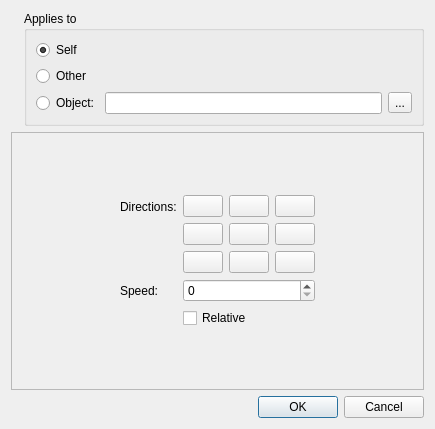
<?xml version="1.0" encoding="UTF-8"?>
<ui version="4.0">
 <class>MoveFixedDialog</class>
 <widget class="QDialog" name="MoveFixedDialog">
  <property name="geometry">
   <rect>
    <x>0</x>
    <y>0</y>
    <width>435</width>
    <height>429</height>
   </rect>
  </property>
  <property name="windowTitle">
   <string>Move Fixed</string>
  </property>
  <layout class="QVBoxLayout" name="verticalLayout_2" stretch="0,1,0">
   <item>
    <layout class="QHBoxLayout" name="horizontalLayout" stretch="0,1">
     <item>
      <widget class="QLabel" name="label">
       <property name="text">
        <string/>
       </property>
       <property name="pixmap">
        <pixmap resource="../../resources_editor.qrc">:/qtgameengine/icons/action-move-fixed.png</pixmap>
       </property>
      </widget>
     </item>
     <item>
      <widget class="QGroupBox" name="groupBox">
       <property name="title">
        <string>Applies to</string>
       </property>
       <layout class="QVBoxLayout" name="verticalLayout">
        <item>
         <widget class="QRadioButton" name="radioButtonSelf">
          <property name="text">
           <string>Self</string>
          </property>
          <property name="checked">
           <bool>true</bool>
          </property>
         </widget>
        </item>
        <item>
         <widget class="QRadioButton" name="radioButtonOther">
          <property name="text">
           <string>Other</string>
          </property>
         </widget>
        </item>
        <item>
         <layout class="QHBoxLayout" name="horizontalLayout_2">
          <item>
           <widget class="QRadioButton" name="radioButtonObject">
            <property name="text">
             <string>Object:</string>
            </property>
           </widget>
          </item>
          <item>
           <widget class="QLineEdit" name="lineEdit"/>
          </item>
          <item>
           <widget class="QToolButton" name="toolButton">
            <property name="text">
             <string>...</string>
            </property>
           </widget>
          </item>
         </layout>
        </item>
       </layout>
      </widget>
     </item>
    </layout>
   </item>
   <item>
    <widget class="QFrame" name="frame">
     <property name="frameShape">
      <enum>QFrame::StyledPanel</enum>
     </property>
     <property name="frameShadow">
      <enum>QFrame::Raised</enum>
     </property>
     <layout class="QGridLayout" name="gridLayout_2">
      <item row="1" column="2">
       <spacer name="horizontalSpacer_2">
        <property name="orientation">
         <enum>Qt::Horizontal</enum>
        </property>
        <property name="sizeHint" stdset="0">
         <size>
          <width>40</width>
          <height>20</height>
         </size>
        </property>
       </spacer>
      </item>
      <item row="0" column="1">
       <spacer name="verticalSpacer">
        <property name="orientation">
         <enum>Qt::Vertical</enum>
        </property>
        <property name="sizeHint" stdset="0">
         <size>
          <width>20</width>
          <height>40</height>
         </size>
        </property>
       </spacer>
      </item>
      <item row="2" column="1">
       <spacer name="verticalSpacer_2">
        <property name="orientation">
         <enum>Qt::Vertical</enum>
        </property>
        <property name="sizeHint" stdset="0">
         <size>
          <width>20</width>
          <height>40</height>
         </size>
        </property>
       </spacer>
      </item>
      <item row="1" column="0">
       <spacer name="horizontalSpacer">
        <property name="orientation">
         <enum>Qt::Horizontal</enum>
        </property>
        <property name="sizeHint" stdset="0">
         <size>
          <width>40</width>
          <height>20</height>
         </size>
        </property>
       </spacer>
      </item>
      <item row="1" column="1">
       <layout class="QFormLayout" name="formLayout">
        <item row="0" column="0">
         <widget class="QLabel" name="labelDirections">
          <property name="text">
           <string>Directions:</string>
          </property>
         </widget>
        </item>
        <item row="0" column="1">
         <layout class="QGridLayout" name="gridLayout">
          <item row="0" column="0">
           <widget class="QPushButton" name="pushButton">
            <property name="checkable">
             <bool>true</bool>
            </property>
           </widget>
          </item>
          <item row="1" column="1">
           <widget class="QPushButton" name="pushButton_5">
            <property name="checkable">
             <bool>true</bool>
            </property>
           </widget>
          </item>
          <item row="0" column="1">
           <widget class="QPushButton" name="pushButton_2">
            <property name="icon">
             <iconset resource="../../resources_editor.qrc">
              <normaloff>:/qtgameengine/icons/blue-arrow-up.png</normaloff>:/qtgameengine/icons/blue-arrow-up.png</iconset>
            </property>
            <property name="checkable">
             <bool>true</bool>
            </property>
           </widget>
          </item>
          <item row="1" column="2">
           <widget class="QPushButton" name="pushButton_6">
            <property name="icon">
             <iconset resource="../../resources_editor.qrc">
              <normaloff>:/qtgameengine/icons/blue-arrow-right.png</normaloff>:/qtgameengine/icons/blue-arrow-right.png</iconset>
            </property>
            <property name="checkable">
             <bool>true</bool>
            </property>
           </widget>
          </item>
          <item row="0" column="2">
           <widget class="QPushButton" name="pushButton_3">
            <property name="checkable">
             <bool>true</bool>
            </property>
           </widget>
          </item>
          <item row="1" column="0">
           <widget class="QPushButton" name="pushButton_4">
            <property name="icon">
             <iconset resource="../../resources_editor.qrc">
              <normaloff>:/qtgameengine/icons/blue-arrow-left.png</normaloff>:/qtgameengine/icons/blue-arrow-left.png</iconset>
            </property>
            <property name="checkable">
             <bool>true</bool>
            </property>
           </widget>
          </item>
          <item row="2" column="0">
           <widget class="QPushButton" name="pushButton_7">
            <property name="checkable">
             <bool>true</bool>
            </property>
           </widget>
          </item>
          <item row="2" column="1">
           <widget class="QPushButton" name="pushButton_8">
            <property name="icon">
             <iconset resource="../../resources_editor.qrc">
              <normaloff>:/qtgameengine/icons/blue-arrow-down.png</normaloff>:/qtgameengine/icons/blue-arrow-down.png</iconset>
            </property>
            <property name="checkable">
             <bool>true</bool>
            </property>
           </widget>
          </item>
          <item row="2" column="2">
           <widget class="QPushButton" name="pushButton_9">
            <property name="checkable">
             <bool>true</bool>
            </property>
           </widget>
          </item>
         </layout>
        </item>
        <item row="1" column="0">
         <widget class="QLabel" name="labelSpeed">
          <property name="text">
           <string>Speed:</string>
          </property>
         </widget>
        </item>
        <item row="1" column="1">
         <widget class="QSpinBox" name="spinBox"/>
        </item>
        <item row="2" column="1">
         <widget class="QCheckBox" name="checkBoxRelative">
          <property name="text">
           <string>Relative</string>
          </property>
         </widget>
        </item>
       </layout>
      </item>
     </layout>
    </widget>
   </item>
   <item>
    <widget class="QDialogButtonBox" name="buttonBox">
     <property name="orientation">
      <enum>Qt::Horizontal</enum>
     </property>
     <property name="standardButtons">
      <set>QDialogButtonBox::Cancel|QDialogButtonBox::Ok</set>
     </property>
    </widget>
   </item>
  </layout>
 </widget>
 <resources>
  <include location="../../resources_editor.qrc"/>
 </resources>
 <connections>
  <connection>
   <sender>buttonBox</sender>
   <signal>accepted()</signal>
   <receiver>MoveFixedDialog</receiver>
   <slot>accept()</slot>
   <hints>
    <hint type="sourcelabel">
     <x>248</x>
     <y>254</y>
    </hint>
    <hint type="destinationlabel">
     <x>157</x>
     <y>274</y>
    </hint>
   </hints>
  </connection>
  <connection>
   <sender>buttonBox</sender>
   <signal>rejected()</signal>
   <receiver>MoveFixedDialog</receiver>
   <slot>reject()</slot>
   <hints>
    <hint type="sourcelabel">
     <x>316</x>
     <y>260</y>
    </hint>
    <hint type="destinationlabel">
     <x>286</x>
     <y>274</y>
    </hint>
   </hints>
  </connection>
 </connections>
</ui>
